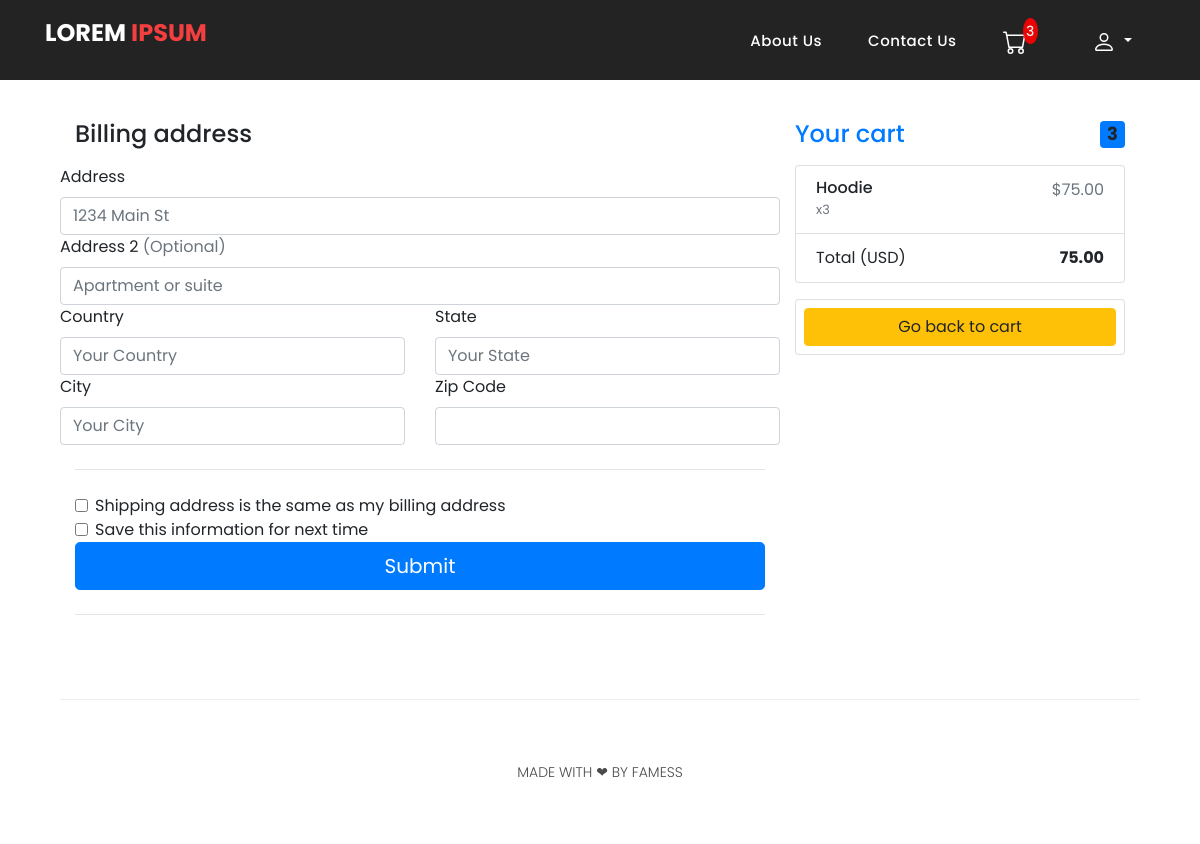
The app's page /checkout/ (signed in) with its own data.
### mysite/models.py (models this page shows, shortened)
class Order(models.Model):
    customer = models.ForeignKey(Customer,on_delete=models.SET_NULL, blank=True, null=True)
    ordered_date = models.DateTimeField(default=datetime.now(), blank=True)
    ordered = models.BooleanField(default=False)
    transaction_id = models.CharField(max_length=200)
    @property
    def get_cart_total(self):
        orderitems = self.orderitem_set.all()
        total = sum([item.get_total for item in orderitems])
        return total
    @property
    def get_cart_items(self):
        orderitems = self.orderitem_set.all()
        total = sum([item.quantity for item in orderitems])
        return total

class OrderItem(models.Model):
    item = models.ForeignKey(Item, on_delete=models.SET_NULL, blank=True, null=True)
    quantity = models.IntegerField(default=1)
    order= models.ForeignKey(Order,on_delete=models.SET_NULL,blank=True, null=True)
    date_added = models.DateTimeField(default=datetime.now(), blank=True)
    @property
    def get_total(self):
        return self.item.price * self.quantity

class Item(models.Model):
    title = models.CharField(max_length=400)
    description = models.TextField()
    price = models.DecimalField(max_digits=7, decimal_places=2)
    listed_date = models.DateTimeField(default=datetime.now(), blank=True)
    image = models.ImageField(upload_to='item_images',blank=True, null=True)
    slug = models.SlugField(default="test-product")

### mysite/views.py (the view)
# urls.py: path('checkout/',views.checkout,name='checkout'),
def checkout(request):
    if request.user.is_authenticated:
        customer = request.user.customer
        order, created = Order.objects.get_or_create(customer=customer, ordered=False)
        items = order.orderitem_set.all()
        cartItems = order.get_cart_items
    else:
        cookieData = cookieCart(request)
        cartItems = cookieData['cartItems']
        order = cookieData['order']
        items = cookieData['items']
    return render(request, 'mysite/checkout.html',{
        'items':items,
        'order':order,
        'cartItems':cartItems,
    })

### mysite/templates/mysite/checkout.html (shortened to what this page needs)
{% extends 'mysite/base.html' %}
{% load static %}
{% block body_block %}
<br>
<div class="container mt-5 pt-5">
  <div class="container">
    <main>
      <div class="row g-5">
        <div class="col-md-5 col-lg-4 order-md-last">
          <h4 class="d-flex justify-content-between align-items-center mb-3">
            <span class="text-primary">Your cart</span>
            <span class="badge bg-primary rounded-pill">{{order.get_cart_items}}</span>
          </h4>
          <ul class="list-group mb-3">
            {% for product in items %}
            <li class="list-group-item d-flex justify-content-between lh-sm">
              <div>
                <h6 class="my-0">{{product.item.title}}</h6>
                <small class="text-muted">x{{product.quantity}}</small>
              </div>
              <span class="text-muted">${{product.get_total|floatformat:2}}</span>
            </li>
            {% endfor %}
            <li class="list-group-item d-flex justify-content-between">
              <span>Total (USD)</span>
              <strong>{{order.get_cart_total|floatformat:2}}</strong>
            </li>
          </ul>
          <div class="card p-2">
            <a href="{% url 'mysite:cart' %}" type="submit" class="btn btn-warning">Go back to cart</a>
        </div>
        </div>
        <div class="col-md-7 col-lg-8">
          <h4 class="mb-3">Billing address</h4>
          <form class="needs-validation" id="form" method="POST" novalidate>
            <div class="row g-3">
              <div class="row g-3">
                <div class="col-12">
                <label for="address" class="form-label">Address</label>
                <input type="text" class="form-control" id="address" placeholder="1234 Main St" required name="address1">
                </div>
                <div class="col-12">
                  <label for="address2" class="form-label">Address 2 <span class="text-muted">(Optional)</span></label>
                  <input type="text" class="form-control" id="address2" placeholder="Apartment or suite" name="address2">
                </div>
                <div class="col-md-6">
                  <label for="country" class="form-label">Country</label>
                  <input type="text" class="form-control" id="country" placeholder="Your Country" required name="country">
                </div>
                <div class="col-md-6">
                  <label for="state" class="form-label">State</label>
                  <input type="text" class="form-control" id="state" placeholder="Your State" required name="state">
                </div>
                <div class="col-md-6">
                  <label for="city" class="form-label">City</label>
                  <input type="text" class="form-control" id="city" placeholder="Your City" required name="city">
                </div>
                <div class="col-md-6">
                  <label for="zip" class="form-label">Zip Code</label>
                  <input type="text" class="form-control" id="zip" placeholder="" required name="zip">
                </div>
              </div>
            </div>
            <hr class="my-4">
            <div class="form-check">
              <input type="checkbox" class="form-check-input" id="same-address">
              <label class="form-check-label" for="same-address">Shipping address is the same as my billing address</label>
            </div>
            <div class="form-check">
              <input type="checkbox" class="form-check-input" id="save-info">
              <label class="form-check-label" for="save-info">Save this information for next time</label>
            </div>
            <input id="form-button" class="w-100 btn btn-primary btn-lg" type="submit"></input>
            <hr class="my-4">
          </form>
        </div>
      </div>
    </main>
    </body>
{% endblock body_block %}

### mysite/static/mysite/assets/css/templatemo-sixteen.css (style rules this page uses)
body { font-family: 'Poppins', sans-serif; overflow-x: hidden; text-rendering: optimizeLegibility; -webkit-font-smoothing: antialiased; -moz-osx-font-smoothing: grayscale; }
a { text-decoration: none!important; }
ul { padding: 0; margin: 0; list-style: none; }
h1,h2,h3,h4,h5,h6 { margin: 0px; }

### mysite/static/mysite/assets/css/style.css (style rules this page uses)
html, body { height: 100%; }

### records on screen
Order: get_cart_items "3", get_cart_total "75.00"
OrderItem: item "Hoodie", quantity "3", get_total "75.00"

### other values on screen
{{ cartItems }} "3"
